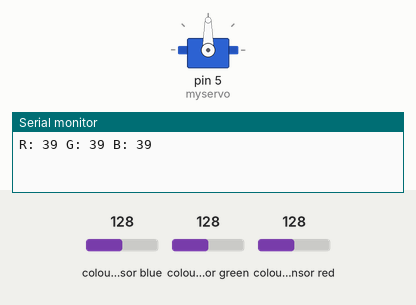
Simulated run of this sketch. Board: Arduino Uno, built with avr-gcc and run on an emulated ATmega328P. Shown: servo, the last lines printed to the serial monitor. Wiring (inferred from the names in the program): TCS3200 colour sensor: output pin 10; S2 pin 12; S3 pin 11; S0 pin 8; S1 pin 9. Inputs (shaded band) come from the test bench; at power-on: colour sensor blue 128, colour sensor green 128, colour sensor red 128.

Above: at 1.2 s.
1.3 s: colour sensor blue set to 135
At 3.15 s:
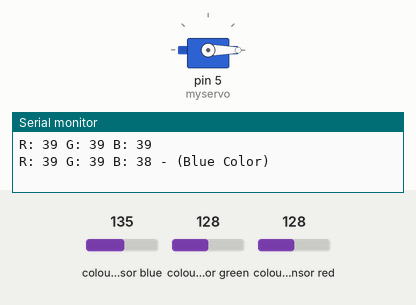
4.3 s: colour sensor green set to 191
7.3 s: colour sensor blue set to 182
10.3 s: colour sensor blue set to 191
11.8 s: colour sensor blue set to 5
At 15.1 s:
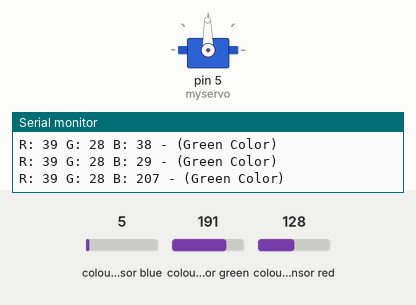
Timing chart, 0 to 15.8 s (numbered marks = the images above; inputs shaded):
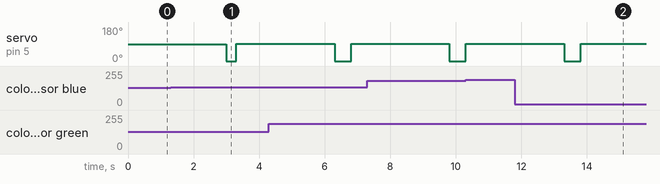

Measured:
- the behaviour switches between 131 and 132 on colour sensor blue (found by bisection; images 0 and 1)
- after the input at 1.3 s, servo on pin 5 (myservo): 90° → 0° after 1.7 s, → 91° 0.30 s later
- after the input at 11.8 s, servo on pin 5 (myservo): 91° → 0° after 1.5 s, → 91° 0.50 s later

The sketch:

SkittleSorter.ino
```cpp
#include <Servo.h>
/*
// TCS230 color recognition sensor
// Sensor connection pins to Arduino are shown in comments

Color Sensor      Arduino
-----------      --------
 VCC               5V
 GND               GND
 s0                8
 s1                9
 s2                12
 s3                11
 OUT               10
 OE                GND
*/
Servo myservo;  // create servo object to control a servo
                // a maximum of eight servo objects can be created

const int s0 = 8;
const int s1 = 9;
const int s2 = 12;
const int s3 = 11;
const int out = 10;

// Variables
int red = 0;
int green = 0;
int blue = 0;

void setup()
{
  Serial.begin(9600);
  pinMode(s0, OUTPUT);
  pinMode(s1, OUTPUT);
  pinMode(s2, OUTPUT);
  pinMode(s3, OUTPUT);
  pinMode(out, INPUT);
  myservo.attach(5);  // attaches the servo on pin 5 to the servo object

  digitalWrite(s0, HIGH);
  digitalWrite(s1, HIGH);

}

void loop()
{
  color();
  Serial.print("R: ");
  Serial.print(red, DEC);
  Serial.print(" G: ");
  Serial.print(green, DEC);
  Serial.print(" B: ");
  Serial.print(blue, DEC);
  //Serial.println();

  if (red < blue && red < green && red < 20)
  {
   Serial.println(" - (Red Color)");
   myservo.write(0);
    delay(100);
 myservo.write(91);
  }

  else if (blue < red && blue < green)
  {
   Serial.println(" - (Blue Color)");
  myservo.write(0);
    delay(300);
 myservo.write(91);
  }

  else if (green < red && green < blue)
  {
   Serial.println(" - (Green Color)");
  myservo.write(0);
    delay(500);
 myservo.write(91);
  }
  else{
  Serial.println();
  }
    delay(3000);
  //myservo.write(0);

 }

void color()
{
  digitalWrite(s2, LOW);
  digitalWrite(s3, LOW);
  //count OUT, pRed, RED
  red = pulseIn(out, digitalRead(out) == HIGH ? LOW : HIGH);
  digitalWrite(s3, HIGH);
  //count OUT, pBLUE, BLUE
  blue = pulseIn(out, digitalRead(out) == HIGH ? LOW : HIGH);
  digitalWrite(s2, HIGH);
  //count OUT, pGreen, GREEN
  green = pulseIn(out, digitalRead(out) == HIGH ? LOW : HIGH);
}
```

Bin.cpp
```cpp
#include "Bin.h"


Bin::Bin(int colorVals[3], float dev[3]) {
  num = 1;
  for (int i = 0; i < 3; i++) {
    movAvg[i] = colorVals[i];
    bounds[i][0] = colorVals[i] - (2 * dev[i]);
    bounds[i][1] = colorVals[i] - (dev[i]);
    bounds[i][2] = colorVals[i] + (dev[i]);
    bounds[i][3] = colorVals[i] + (2 * dev[i]);
  }
}

void Bin::addVal(int colorVals[3], float dev[3]) {
  num++;
  for (int i = 0; i < 3; i++) {
    _addColor(colorVals[i], dev[i], i);
  }
}

void Bin::_addColor(int colorVal, float dev, int i) {
  //If our upper bound is larger than the new val's maximum range
  //then shrink our upper bound
  if ((colorVal + (2 * dev)) < bounds[i][3]) {
    bounds[i][3] = (((num - 1) * bounds[i][3]) + colorVal) / num; //average bound
  }
  if ((colorVal - (2 * dev)) > bounds[i][0]) {
    bounds[i][0] = (((num - 1) * bounds[i][0]) + colorVal) / num;
  }
  movAvg[i] = (((num - 1) * movAvg[i]) + colorVal) / num;
}
```

Bin.h
```cpp
// Author: Brian Carlson
// Purpose: keeps track of the statistics for each bin
// Last updated: 12/18/2015
class Bin{

  public:
    Bin(int colorVals[3],float dev[3]);
    float movAvg[3];
    void addVal(int colorVals[3],float dev[3]);
    float bounds[3][4];
    int num;

   private:
     void _addColor(int val,float dev,int i);
};
```
